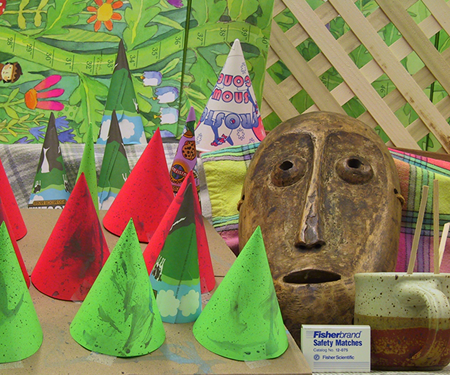
//> input picture data/im2.png, 450 x 375 px
$ ./random_match   (built with g++ and OpenCV 4)
//> lines starting //> are read from the running program, lines starting //| are printed output that depends on the picture
#include <iostream>
#include <fstream>
#include <opencv2/core/core.hpp>
#include <opencv2/highgui/highgui.hpp>
#include <opencv2/imgproc/imgproc.hpp>
#include <opencv2/core/hal/hal.hpp>
#include <opencv2/features2d.hpp>
#include <opencv2/opencv.hpp>
#include <time.h>

using namespace std;
using namespace cv;

void init(Mat&dst, int r, int c, int maxOffset, int psize) {

	int half_psize = psize / 2;
	int offset = c - psize;
	CV_Assert(maxOffset + half_psize< 255);

	srand(unsigned(time(NULL)));
	//dst.create(r, c, CV_32F);
	dst = Mat::zeros(r, c, CV_32F);
	for (int y = half_psize; y + half_psize< r; y++) {
		float*row = dst.ptr<float>(y);
		for (int x = half_psize; x + half_psize < c; x++) {

			int range = min(maxOffset, x - half_psize);
			int temp = range==0?0:rand() % range;
			if (temp < 0)
				cout << "here";
			row[x] = temp;
		}
	}
}
float calc_score(Mat&imgL, Mat&imgR, int x, int y, int offset, int psize) {
	int half_psize = psize / 2;
	//if (x - half_psize < 0 || y - half_psize < 0 || x - offset - half_psize < 0 || x + half_psize >= imgL.cols || y + half_psize >= imgL.rows)
	if (x - half_psize < 0 || y - half_psize < 0 || x - offset - half_psize < 0
		||x+half_psize>=imgL.cols||y+half_psize>=imgL.rows)
		return FLT_MAX;
	Mat left = imgL(Rect(x - half_psize, y - half_psize, psize, psize));
	Mat right = imgR(Rect(x - offset - half_psize, y - half_psize, psize, psize));
	Mat result = left - right;
	result = result.mul(result);
	return sum(result)[0];
}
int choose_best(float new_score[3]) {
	//0 for curr, 1 for new_1, 2 for new_2
	if (new_score[0] < new_score[1])
		if (new_score[0] < new_score[2])
			return 0;
		else
			return 2;
	else if (new_score[1] < new_score[2])
		return 1;
	else
		return 2;
}
void update(Mat&imgL, Mat&imgR, Mat&score_mat, Mat&offset_mat, int maxOffset, int psize, bool inverse) {
	int half_psize = psize / 2;
	int x_start, x_end, y_start, y_end, step;
	if (inverse) {
		x_start = imgL.cols - half_psize;
		x_end = half_psize;
		y_start = imgL.rows - half_psize;
		y_end = half_psize;
		step = -1;
	}
	else {
		x_start = half_psize;
		x_end = imgL.cols - half_psize;
		y_start = half_psize;
		y_end = imgL.rows - half_psize;
		step = 1;
	}
	for (int y = y_start; y != y_end; y+=step) {
		float* row_score = score_mat.ptr<float>(y);
		float* row_offset = offset_mat.ptr<float>(y);
		float* y_row_offset = offset_mat.ptr<float>(y - step);
		//float*y_row_score = score_mat.ptr<float>(y - step);

		for (int x = x_start; x != x_end; x += step) {
			float new_score[3];
			new_score[0]= row_score[x];
			int new_offset[3];
			new_offset[0] = row_offset[x];
			if (x - step >= half_psize && x - step < imgL.cols-half_psize) {
				new_offset[1] = row_offset[x - step] + step;
				if (new_offset[1] > maxOffset)
					new_offset[1] = maxOffset;
				new_score[1] = calc_score(imgL, imgR, x, y, new_offset[1], psize);
			}
			else {
				new_offset[1] = FLT_MAX;
				new_score[1] = FLT_MAX;
			}
			if (y - step >= half_psize && y - step < imgL.rows - half_psize) {
				new_offset[2] = y_row_offset[x];
				if(new_offset[2]>maxOffset)
					new_offset[2] = maxOffset;
				new_score[2] = calc_score(imgL, imgR, x, y, new_offset[2], psize);
			}
			else {
				new_offset[2] = FLT_MAX;
				new_score[2] = FLT_MAX;
			}
			int choise = choose_best(new_score);
			row_offset[x] = new_offset[choise];
		}
	}
	// [22 lines of commented-out code are left out]
}
void patchmatch(Mat&imgL, Mat&imgR, Mat&dst, int maxOffset, int psize = 5, int n_iter = 3) {
	int r = imgL.rows, c = imgL.cols;
	init(dst, r, c, maxOffset, psize);
	Mat score_mat(r, c, CV_32F);
	int half_psize = psize / 2;
	for (int y = half_psize; y + half_psize < r; y++) {
		float*score_row = score_mat.ptr<float>(y);
		float*dst_row = dst.ptr<float>(y);
		for (int x = half_psize; x + half_psize < c; x++) {
			if (x == 81 && y == 182)
				cout << "here";
			score_row[x] = calc_score(imgL, imgR, x, y, dst_row[x], psize);
		}
	}
	//cout << "here";
	bool inverse = false;
	for (int count = 0; count < n_iter; count++) {
		update(imgL, imgR, score_mat, dst, maxOffset, psize, inverse);
		inverse = !inverse;
	}
}
int main() {
	Mat imgL = imread("../data/im2.png", CV_LOAD_IMAGE_GRAYSCALE);
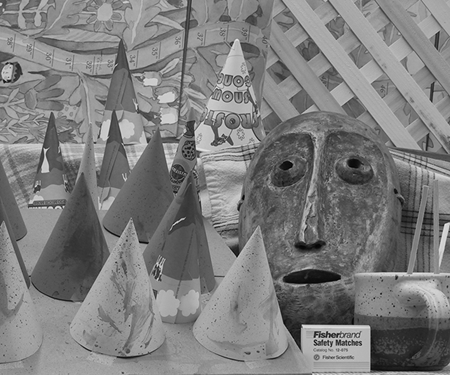
//> imgL: 375 rows x 450 cols, CV_8UC1; min 0, max 235, mean 125
	Mat imgR = imread("../data/im6.png", CV_LOAD_IMAGE_GRAYSCALE);
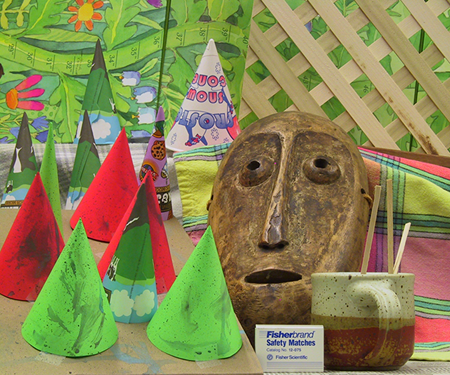
//> input picture data/im6.png, 450 x 375 px
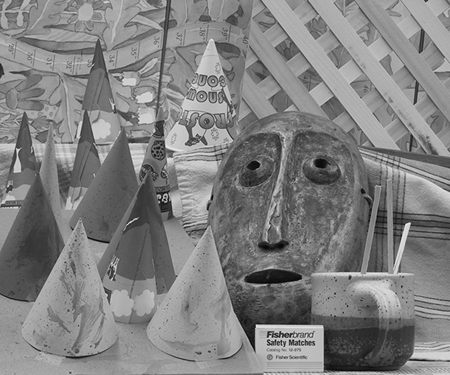
//> imgR: 375 rows x 450 cols, CV_8UC1; min 0, max 243, mean 128.4
	imgL.convertTo(imgL, CV_32F);
//> imgL: 375 rows x 450 cols, CV_32FC1
	imgR.convertTo(imgR, CV_32F);
//> imgR: 375 rows x 450 cols, CV_32FC1
	Mat dst;
	patchmatch(imgL, imgR, dst, (imgL.cols / 8 + 15)&-16, 5, 3);
//> after the loop in init, `for (int y = half_psize; y + half_psize< r; y++)`:
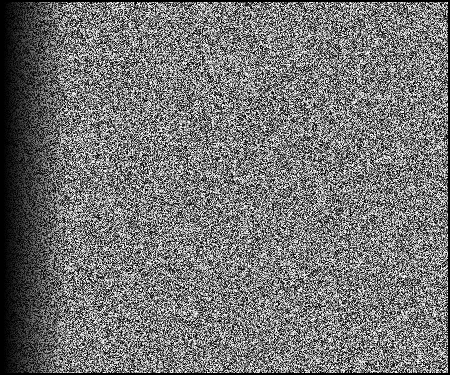
//> dst: 375 rows x 450 cols, CV_32FC1; min 0, max 63, mean 28.6; drawn with min black and max white
//> after the loop in patchmatch, `for (int y = half_psize; y + half_psize < r; y++)`:
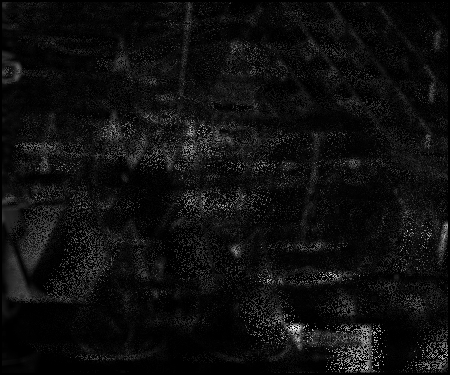
//> score_mat: 375 rows x 450 cols, CV_32FC1; min 0, max 716443, mean 42534.8; drawn with min black and max white
//> the loop in patchmatch, `for (int count = 0; count < n_iter; count++)` made 3 passes
//> (x_start in update, x_end in update, y_start in update, y_end in update) on passes 1 to 3: (2, 448, 2, 373), (448, 2, 373, 2), (2, 448, 2, 373)
//> pass 1, in patchmatch, `update(imgL, imgR, score_mat, dst, maxOffset, psize, inverse);`:
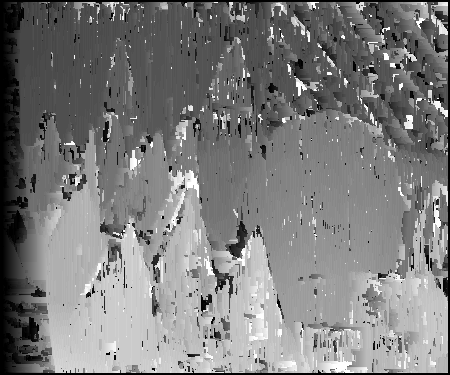
//> dst: 375 rows x 450 cols, CV_32FC1; min 0, max 64, mean 31.4; drawn with min black and max white
//> pass 3, in patchmatch, `update(imgL, imgR, score_mat, dst, maxOffset, psize, inverse);`:
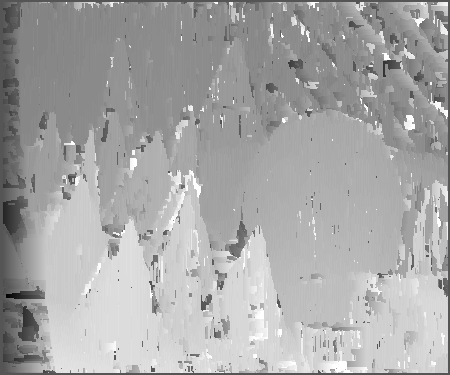
//> dst: 375 rows x 450 cols, CV_32FC1; min -32, max 64, mean 31.1; drawn with min black and max white
//> after the loop in patchmatch, `for (int count = 0; count < n_iter; count++)`: inverse = true
	normalize(dst, dst, 255, 0, NORM_MINMAX);
	dst.convertTo(dst, CV_8U);
//> dst: 375 rows x 450 cols, CV_8UC1
	imshow("dst", dst);
	imwrite("random.png", dst);
	waitKey(0);
}
